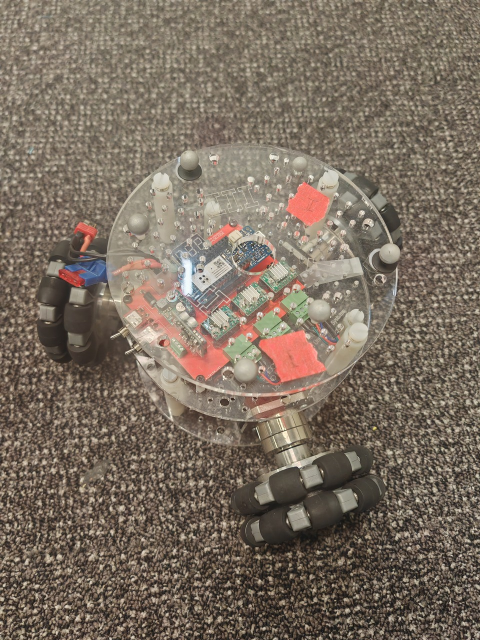
#> input picture data/prep/clear_round_18.jpg, 960 x 1280 px (shown at 1/2 size)
$ python -i 02_autolabel.py   (imports and definitions only)
#> lines starting #> are read from the running program, lines starting #| are printed output that depends on the picture; after the words box and inside, x2 and y2 are one past the last pixel; in counts of white or black regions, pixels touching at a corner belong together
"""Step 2: auto-generate bounding boxes with GrabCut foreground segmentation.
The robots sit near the image centre on a fairly uniform floor, so GrabCut with a
centre-rectangle prior separates them well. Output = YOLO-format boxes + a review sheet.
"""
import os
ROOT = os.path.dirname(os.path.dirname(os.path.abspath(__file__)))
import os, glob, json
import cv2, numpy as np

PREP = os.path.join(ROOT,'data','prep')
OUT  = os.path.join(ROOT,'review')
# [1 line not run here, left out]
WORK = 640          # grabcut working resolution
MARGIN = 0.04       # init rect inset
PAD = 0.012         # final box padding

def auto_box(path):
#> called with path = '../data/prep/clear_round_18.jpg'
    img = cv2.imread(path)
#> img is the input picture: shape (1280, 960, 3); mean B, G, R 96.4, 109.8, 122.7
    H, W = img.shape[:2]
#> H = 1280; W = 960
    s = WORK / max(H, W)
#> s = 0.5
    small = cv2.resize(img, (round(W*s), round(H*s)), interpolation=cv2.INTER_AREA)
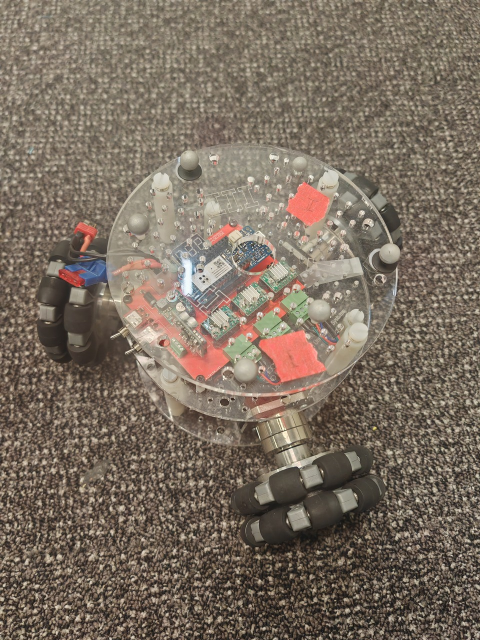
#> small: shape (640, 480, 3); mean B, G, R 96.5, 110, 122.9
    h, w = small.shape[:2]
#> h = 640; w = 480
    # mild denoise helps on carpet/tile texture
    sm = cv2.bilateralFilter(small, 7, 50, 50)
    mask = np.zeros((h, w), np.uint8)
    rect = (int(w*MARGIN), int(h*MARGIN), int(w*(1-2*MARGIN)), int(h*(1-2*MARGIN)))
#> rect = (19, 25, 441, 588)
    bgd, fgd = np.zeros((1, 65), np.float64), np.zeros((1, 65), np.float64)
    cv2.grabCut(sm, mask, rect, bgd, fgd, 6, cv2.GC_INIT_WITH_RECT)
    fg = np.where((mask == cv2.GC_FGD) | (mask == cv2.GC_PR_FGD), 255, 0).astype(np.uint8)
    # clean up: close holes, drop specks, keep largest component
    k = cv2.getStructuringElement(cv2.MORPH_ELLIPSE, (9, 9))
    fg = cv2.morphologyEx(fg, cv2.MORPH_CLOSE, k, iterations=2)
    fg = cv2.morphologyEx(fg, cv2.MORPH_OPEN, k, iterations=1)
    n, lab, stats, _ = cv2.connectedComponentsWithStats(fg, 8)
#> n = 3
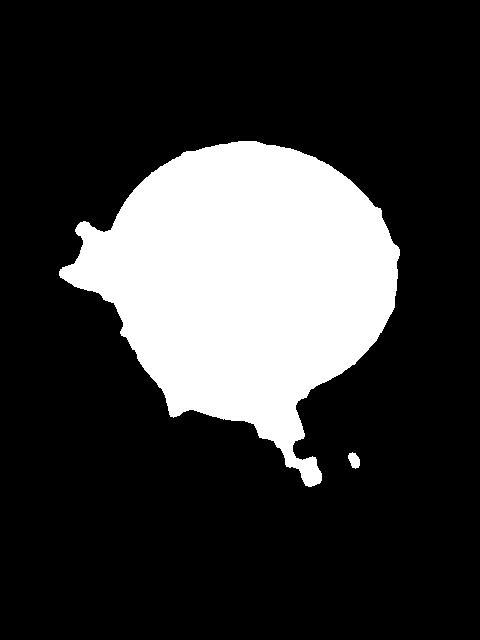
#> fg: shape (640, 480); 21.8% white; 2 white regions, box (x1, y1, x2, y2) and area: (59, 141, 400, 487) 66962, (348, 452, 360, 469) 140
    if n <= 1:
        return None, fg, 0.0
    i = 1 + int(np.argmax(stats[1:, cv2.CC_STAT_AREA]))
#> i = 1
    x, y, bw, bh, area = stats[i]
#> x = 59; y = 141; bw = 341; bh = 346
    frac = area / (w*h)
    # back to full-res normalised xywh
    cx = (x + bw/2) / w; cy = (y + bh/2) / h
    nw = min(1.0, bw/w + 2*PAD); nh = min(1.0, bh/h + 2*PAD)
    cx = min(max(cx, nw/2), 1-nw/2); cy = min(max(cy, nh/2), 1-nh/2)
    return (cx, cy, nw, nh), (lab == i).astype(np.uint8)*255, frac

# [1 line not run here, left out]
res = []
# [7 lines not run here, left out]

# review sheet with boxes drawn
COLORS = {'white_mecanum': (80,200,255), 'metal_frame': (120,255,120), 'clear_round': (255,140,220)}
cell = (360, 480); cols = 7
rows = (len(res)+cols-1)//cols
sheet = np.full((rows*cell[1], cols*cell[0], 3), 25, np.uint8)
# [14 lines not run here, left out]

>>> result = auto_box('../data/prep/clear_round_18.jpg')

$ run again, on data/prep/clear_round_22.jpg
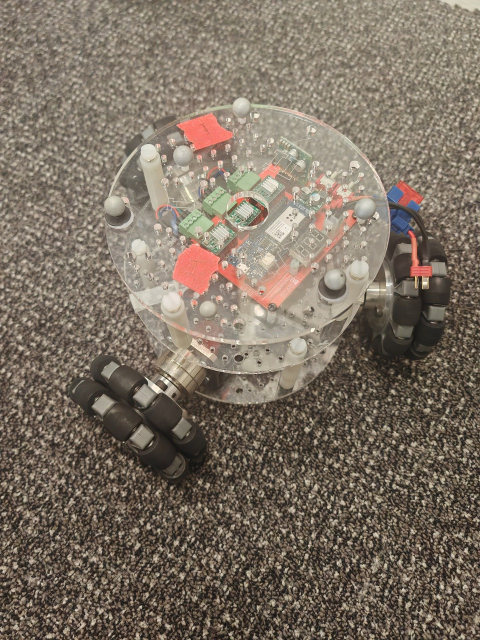
#> input picture data/prep/clear_round_22.jpg, 960 x 1280 px (shown at 1/2 size)
#> in auto_box, img is the input picture: shape (1280, 960, 3); mean B, G, R 98.9, 112.3, 124.4
#> in auto_box, `small = cv2.resize(img, (round(W*s), round(H*s)), interpolation=cv2.IN..`:
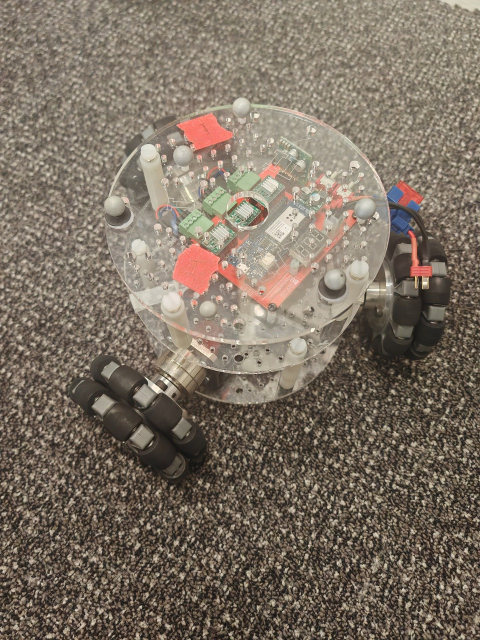
#> small: shape (640, 480, 3); mean B, G, R 99, 112.5, 124.5
#> in auto_box, `n, lab, stats, _ = cv2.connectedComponentsWithStats(fg, 8)`:
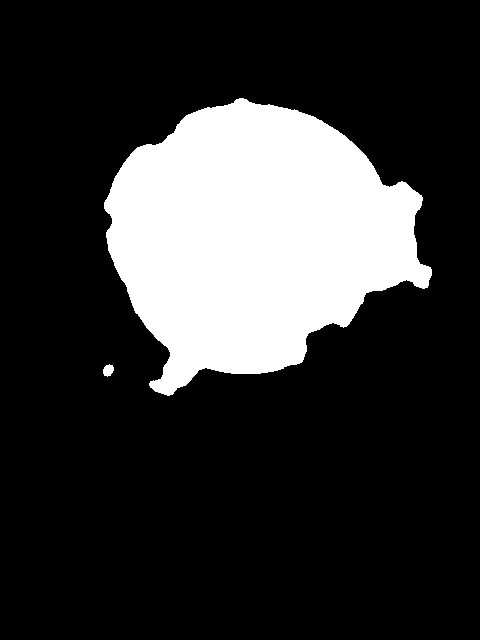
#> fg: shape (640, 480); 20.7% white; 2 white regions, box (x1, y1, x2, y2) and area: (104, 98, 432, 396) 63387, (103, 364, 114, 377) 102

$ run again, on data/prep/clear_round_24.jpg
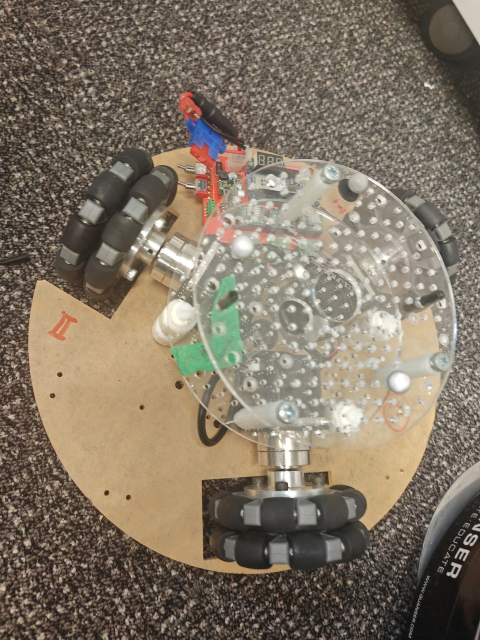
#> input picture data/prep/clear_round_24.jpg, 960 x 1280 px (shown at 1/2 size)
#> in auto_box, img is the input picture: shape (1280, 960, 3); mean B, G, R 100.9, 116.8, 128.7
#> in auto_box, `small = cv2.resize(img, (round(W*s), round(H*s)), interpolation=cv2.IN..`:
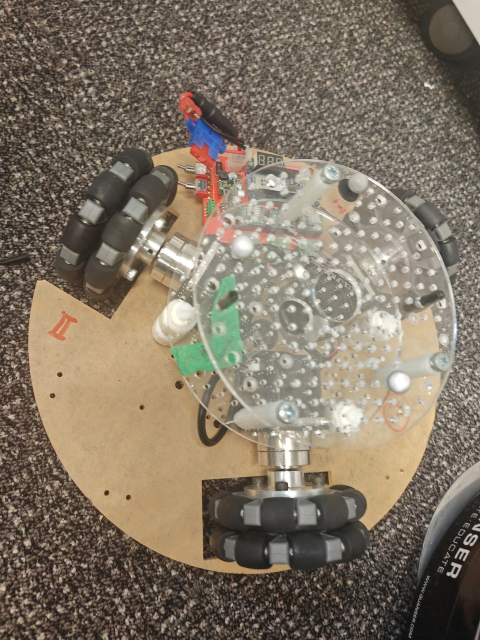
#> small: shape (640, 480, 3); mean B, G, R 101, 117, 128.8
#> in auto_box, `n, lab, stats, _ = cv2.connectedComponentsWithStats(fg, 8)`:
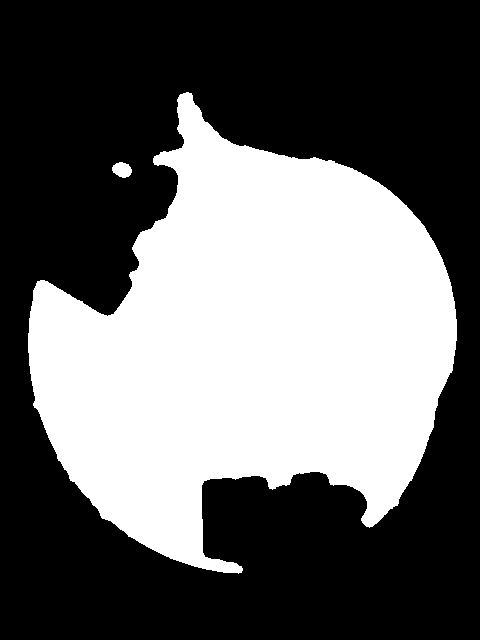
#> fg: shape (640, 480); 39.8% white; 2 white regions, box (x1, y1, x2, y2) and area: (28, 92, 457, 574) 121974, (112, 162, 132, 178) 234
